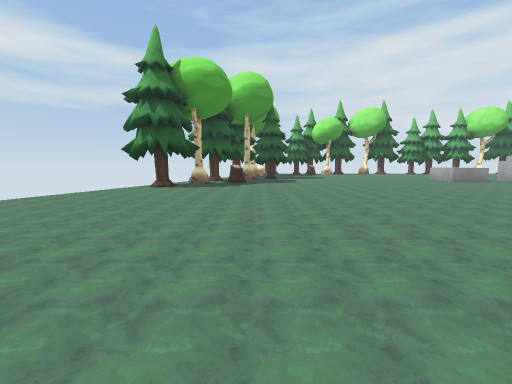
view 1 (above)

24 first-person views from a walk through a 3-D level made in the Unity game engine. The camera is 1.2 m above the floor, tilts 6° down and sees 90° across. The floor is counted in squares, 2 m on a side. Each view is taken from the middle of a square. On the plan, view 1 faces up. The plan holds only what a view shows up to about 9 squares ahead; the rest is blank. The place goes on beyond the plan. The player character is not drawn. Some animated figures are left out. Some surface patterns are stand-ins.

view 2
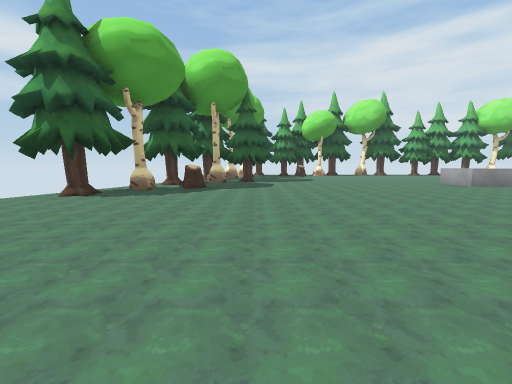

view 3
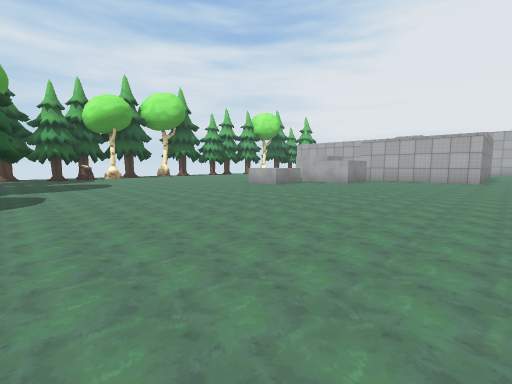

view 4
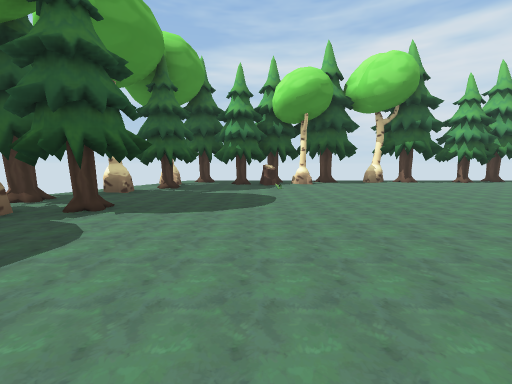

view 5
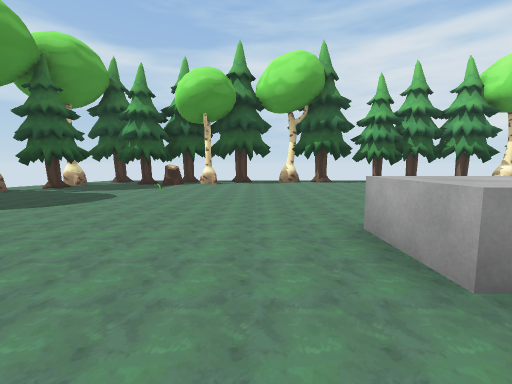

view 6
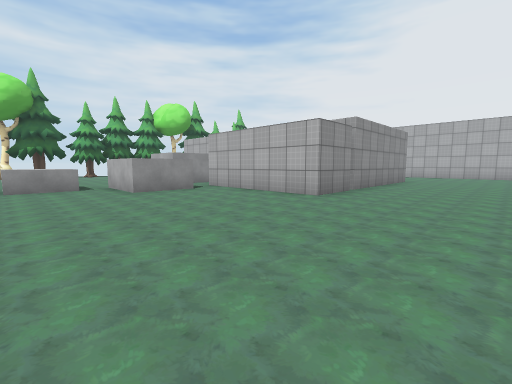

view 7
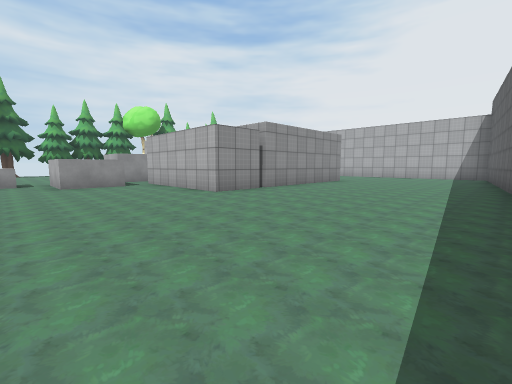

view 8
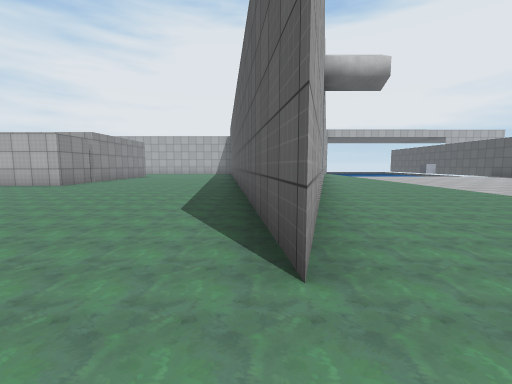

view 9
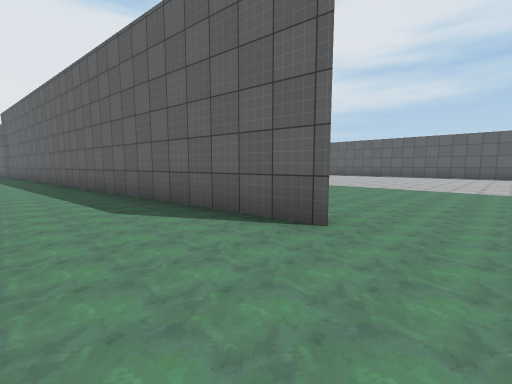

view 10
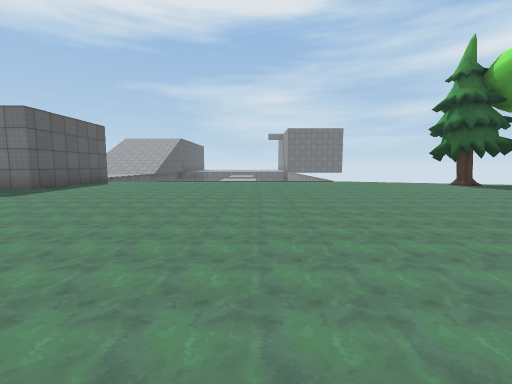

view 11
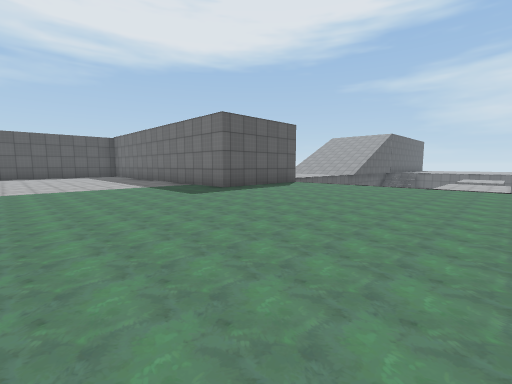

view 12
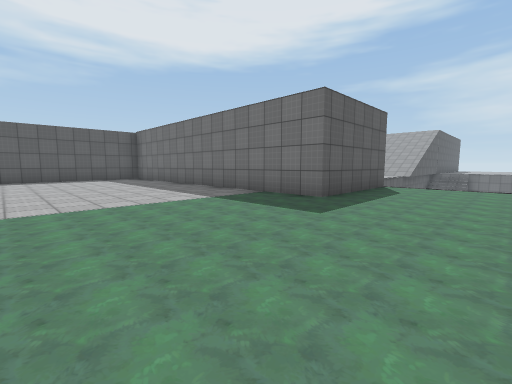

view 13
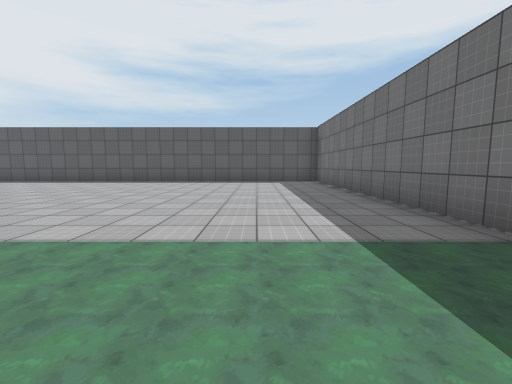

view 14
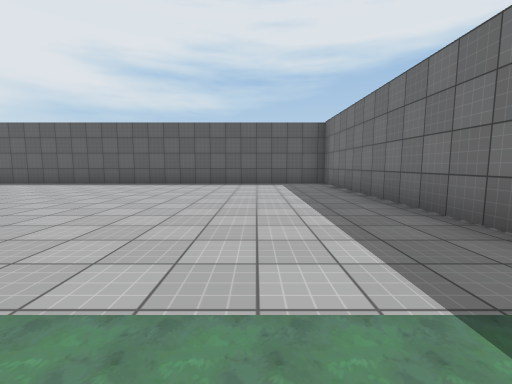

view 15
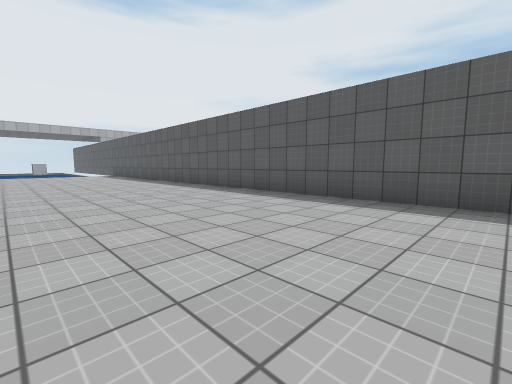

view 16
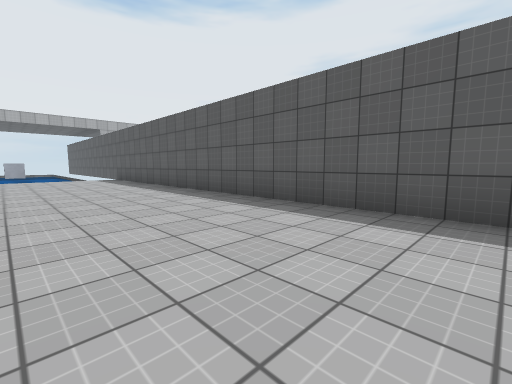

view 17
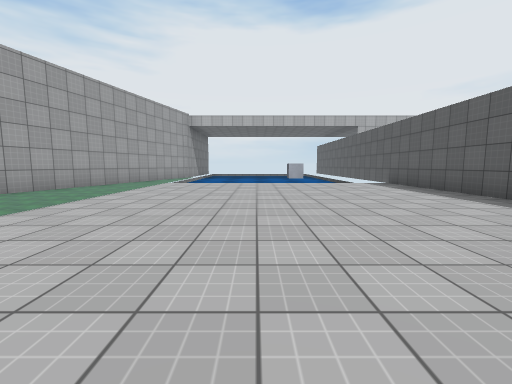

view 18
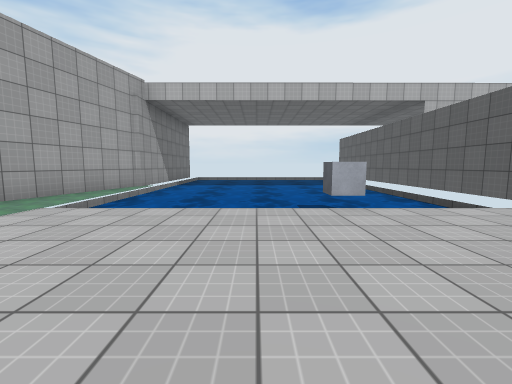

view 19
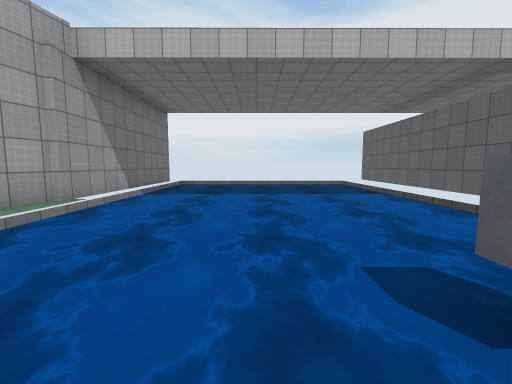

view 20
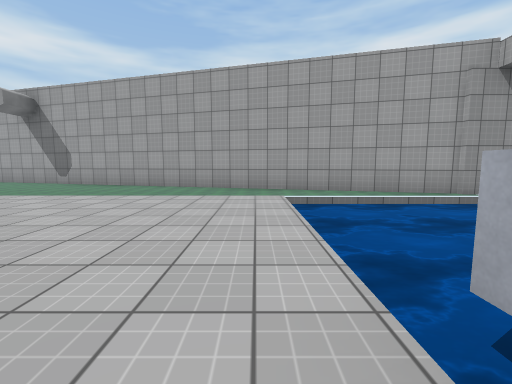

view 21
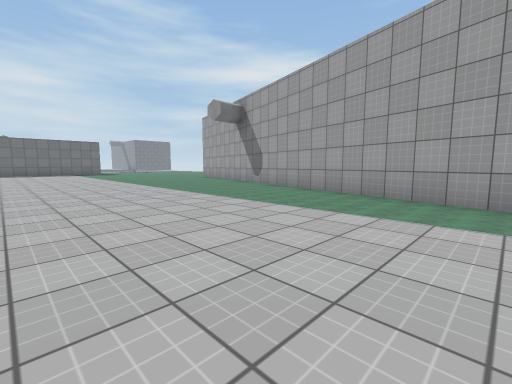

view 22
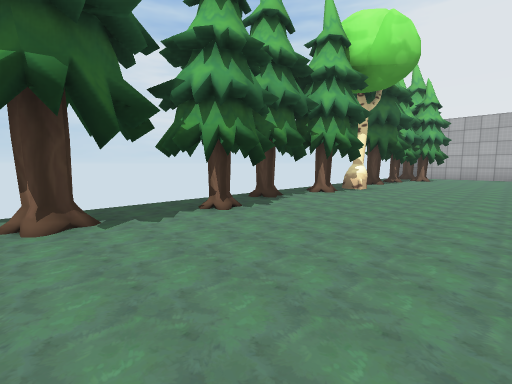

view 23
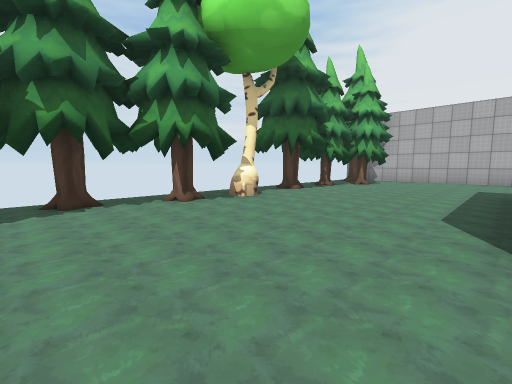

view 24
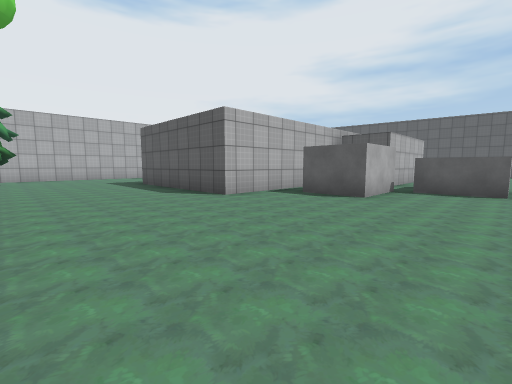

### Floor plan
Key: @ floor where view 1 was taken; # wall or solid block; x gap in a wall; . floor; = window, fence, low wall or low ledge; ≈ water the walk keeps out of; ^ raised ledge; O other object.
Columns run from 4 left of view 1 to 24 right of it. Each row starts with its distance up from view 1.
 18               O O     O
 17      OOOOOOxO.OOOOxxOOOOO
 16     ##OO.O.............O..#
 15     OO....................#
 14     #...O.................#
 13     ......................#
 12    OOO...........#####
 11    ##O.........###
 10   OO.......^^..###
  9   OO........^^^=#
  8  .O..........^^.#
  7  OO.............#
  6  ...............#
  5 ................######
  4 .......................
  3 ........   .............
  2 .........  .............
  1 .........................
  0 ....@.............#######
 -1 ..........#########
 -2 ............######
 -3 ...............#####
 -4 ...................#####
 -5 ###....................###
 -6   #...................≈≈≈####
 -7   #...................≈≈≈≈≈≈≈
 -8   #...................≈≈≈≈≈≈≈
 -9   #...................≈≈≈≈≈≈≈
-10   #...................O≈≈≈≈≈≈
-11   #...................O≈≈≈≈≈≈
-12   #...................≈≈≈≈≈≈≈
-13   #...................#  ####
-14   ###########################

Where each view was taken, in squares from view 1:
view 1: 0 up, 0 right, facing up
view 2: 2 up, 1 right, facing up
view 3: 4 up, 1 right, facing up-right
view 4: 8 up, 3 right, facing up
view 5: 8 up, 6 right, facing up
view 6: 2 up, 7 right, facing up-right
view 7: 0 up, 8 right, facing up-right
view 8: 1 down, 4 right, facing right
view 9: 1 up, 4 right, facing down-right
view 10: 1 up, 5 right, facing left
view 11: 1 up, 3 right, facing down-left
view 12: 2 down, 3 right, facing down-left
view 13: 4 down, 1 right, facing down
view 14: 5 down, 1 right, facing down
view 15: 9 down, 2 right, facing down-right
view 16: 10 down, 6 right, facing down-right
view 17: 9 down, 9 right, facing right
view 18: 9 down, 14 right, facing right
view 19: 9 down, 17 right, facing right
view 20: 11 down, 17 right, facing up
view 21: 9 down, 17 right, facing up-left
view 22: 14 up, 8 right, facing up-right
view 23: 13 up, 11 right, facing up-right
view 24: 16 up, 9 right, facing down-right
